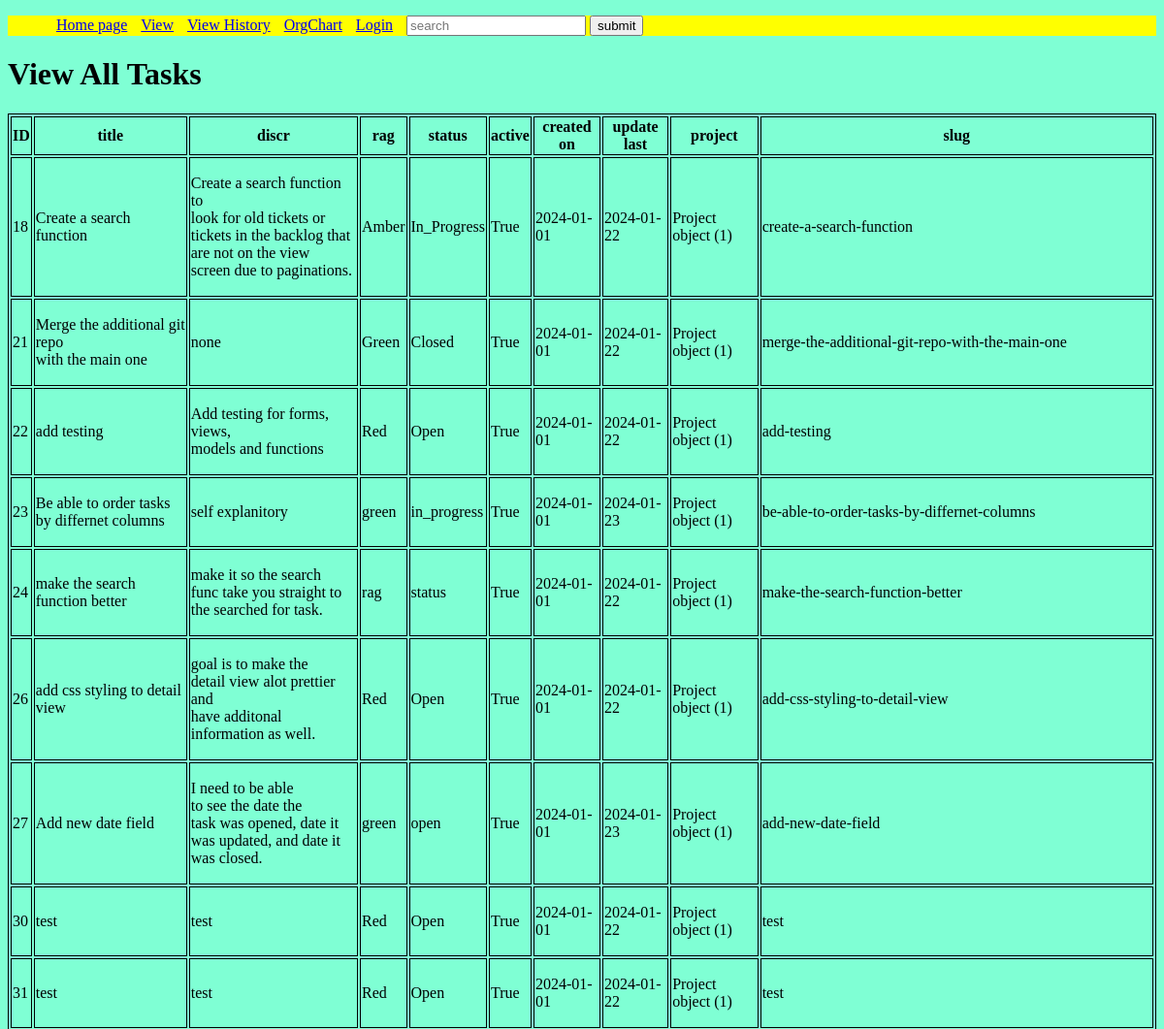
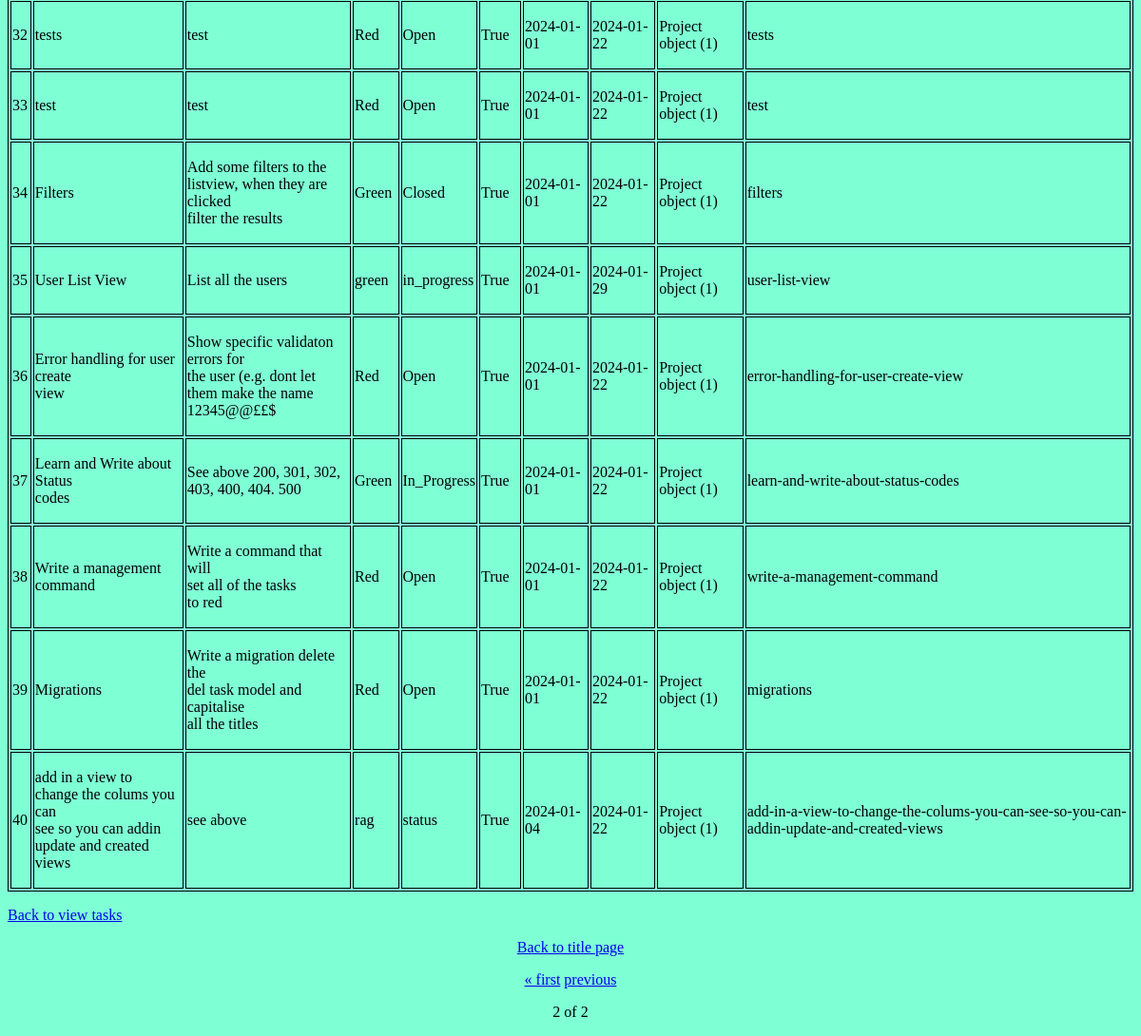
Screenshot of /view/view_history/?page=2 with the database file from the repository (2 pictures, top to bottom).
### taskmanager/models.py (models this page shows, shortened)
class Task(models.Model):
    title = models.CharField(max_length=255)
    discr = models.CharField(max_length=255)
    rag = models.CharField(max_length=255)
    status = models.CharField(max_length=255)
    active = models.BooleanField(default=True)
    created_on = models.DateField(auto_now_add=True)
    update_last = models.DateField(auto_now=True)
    project = models.ForeignKey(Project, on_delete=models.CASCADE)
    slug = models.SlugField(default="", null=False)
    class Meta:
        permissions = (("can_close_tasks", "can mark tasks as closed"),)

class Project(models.Model):
    project_name = models.CharField(max_length=100)

### taskmanager/views.py (the view)
# urls.py: path("view/view_history/", views.ViewHistory.as_view(), name="view_history"),
class ViewHistory(ContextDataMixim, generic.ListView):
    model = Task
    title = "view_history"
    template_name = "view_history.html"
    context_object_name = "model"
    paginate_by = 10
    ordering = ["id"]

### my_task_manager/custom_filters.py (called while the page is built)
@register.filter(name="add_line_breaks")
def add_line_breaks(inputted, line_break_num):
    x = str(inputted)
    words = x.split()
    result = []
    for i, word in enumerate(words, start=1):
        result.append(word)
        if i % line_break_num == 0 and i != len(words):
            result.append("\n")
    result = " ".join(result)
    return result

@register.filter(name="field_display")
def field_display(task, field_name):
    return getattr(task, field_name, "")

### taskmanager/forms.py (called while the page is built)
    def form_type(self):
        field_types = {}
        for field_name in self.base_fields.items():
            fields = self.base_fields[field_name[0]]
            field_types[field_name] = type(fields)
        return field_types

### taskmanager/views.py (called while the page is built)
    def get_context_data(self, **kwargs: Any) -> dict[str, Any]:
        context = super().get_context_data(**kwargs)
        context["title"] = self.title
        context["Tasks"] = Task.objects.all()
        context["user"] = User.objects.all()
        context["groups"] = Group.objects.all()
        context["permissions"] = Permission.objects.all()
        context["fields"] = Task._meta.get_fields()
        order_by_param = self.request.GET.get("order_by")
        if order_by_param:
            context["filter"] = Task.objects.order_by(order_by_param)
        else:
            context["filter"] = Task.objects.all()
        context["field_form_type"] = TaskForm().form_type()
        return context

### taskmanager/templates/view_history.html
{% extends 'base_layout.html' %}
{% block content %}
    <h1>View All Tasks</h1>
{% endblock %}

### taskmanager/templates/base_layout.html (shortened to what this page needs)
{% load static %}{% load mytags %}
<!DOCTYPE html>
<html>
{% block head %}
<head>
    <head>
    <link rel="stylesheet" href="{% static 'mainstatic.css' %}">
</head>
<div class="top">
    <ul>
        <li><a href="{% url 'main' %}">Home page</a></li>
        <li><a href="{% url 'view_tasks' %}">View</a></li>
        <li><a href="{% url 'view_history'%}">View History</a></li>
        <li><a href="{% url 'org' %}">OrgChart</a></li>
        {% if user.is_authenticated %}
            <li><a href="{% url 'logout' %}">Logout</a></li>
            <li><a href="">Logged in as {{user}}</a></li>
        {% else %}
            <li><a href="{% url 'login' %}">Login</a></li>
        {% endif %}
        <li>
            <form action="{% url 'view_tasks' %}" method="GET">
                <input type="text" name="lookup" value="{{lookup}}" placeholder="search">
                <input type="submit" value="submit">
            </form>
        </li>
    </ul>
</div>
{% endblock %}
{% block content %}{% endblock %}
{% block table %}
    <table class="center">
        <tr>
            {% for field in fields %}
                <th>{{ field.verbose_name }}</th>
            {% endfor %}
        </tr>
        {% for task in Tasks %}
            <tr>
                {% for field in fields %}
                    <td>{{task|field_display:field.name|add_line_breaks:5|linebreaks}}</td>
                {% endfor %}
            </tr>
        {% endfor %}
    </table>
    <p><a href="{% url 'view_tasks' %}">Back to view tasks</a></p>
{% endblock %}
{% block pagin %}
<div class='pagination-container'>
<p><a href="{% url 'main' %}">Back to title page</a></p>
    <div class="pagination">
        <span class="step-links">
            {% if page_obj.has_previous %}
                <a href="?page=1">&laquo; first</a>
                <a href="?page={{ page_obj.previous_page_number }}">previous</a>
            {% endif %}
            <span class="current">
                <p>{{page_obj.number}} of {{page_obj.paginator.num_pages}}</p>
            </span>
        </span>
    </div>
{% endblock %}
</html>

### taskmanager/static/mainstatic.css (style rules this page uses)
.top ul { background-color: yellow; }
.top ul li { display: inline-block; margin-left: 10px; list-style-type: none; }
table, th, td { border: 1px solid black; }
table.center { margin-left: auto; margin-right: auto; }
.pagination-container { text-align: center; }

### rows the page displays
Task: fields "18" "Create a search function" "Create a search function to look for old tickets or tickets in the backlog that are not on the view screen due to paginations." "Amber" "In_Progress" "True" "2024-01-01" "2024-01-22" "Project object (1)" "create-a-search-function"
Task: fields "21" "Merge the additional git repo with the main one" "none" "Green" "Closed" "True" "2024-01-01" "2024-01-22" "Project object (1)" "merge-the-additional-git-repo-with-the-main-one"
Task: fields "22" "add testing" "Add testing for forms, views, models and functions" "Red" "Open" "True" "2024-01-01" "2024-01-22" "Project object (1)" "add-testing"
Task: fields "23" "Be able to order tasks by differnet columns" "self explanitory" "green" "in_progress" "True" "2024-01-01" "2024-01-23" "Project object (1)" "be-able-to-order-tasks-by-differnet-columns"
Task: fields "24" "make the search function better" "make it so the search func take you straight to the searched for task." "rag" "status" "True" "2024-01-01" "2024-01-22" "Project object (1)" "make-the-search-function-better"
Task: fields "26" "add css styling to detail view" "goal is to make the detail view alot prettier and have additonal information as well." "Red" "Open" "True" "2024-01-01" "2024-01-22" "Project object (1)" "add-css-styling-to-detail-view"
Task: fields "27" "Add new date field" "I need to be able to see the date the task was opened, date it was updated, and date it was closed." "green" "open" "True" "2024-01-01" "2024-01-23" "Project object (1)" "add-new-date-field"
Task: fields "30" "test" "test" "Red" "Open" "True" "2024-01-01" "2024-01-22" "Project object (1)" "test"
Task: fields "31" "test" "test" "Red" "Open" "True" "2024-01-01" "2024-01-22" "Project object (1)" "test"
Task: fields "32" "tests" "test" "Red" "Open" "True" "2024-01-01" "2024-01-22" "Project object (1)" "tests"
Task: fields "33" "test" "test" "Red" "Open" "True" "2024-01-01" "2024-01-22" "Project object (1)" "test"
Task: fields "34" "Filters" "Add some filters to the listview, when they are clicked filter the results" "Green" "Closed" "True" "2024-01-01" "2024-01-22" "Project object (1)" "filters"
Task: fields "35" "User List View" "List all the users" "green" "in_progress" "True" "2024-01-01" "2024-01-29" "Project object (1)" "user-list-view"
Task: fields "36" "Error handling for user create view" "Show specific validaton errors for the user (e.g. dont let them make the name 12345@@££$" "Red" "Open" "True" "2024-01-01" "2024-01-22" "Project object (1)" "error-handling-for-user-create-view"
Task: fields "37" "Learn and Write about Status codes" "See above 200, 301, 302, 403, 400, 404. 500" "Green" "In_Progress" "True" "2024-01-01" "2024-01-22" "Project object (1)" "learn-and-write-about-status-codes"
Task: fields "38" "Write a management command" "Write a command that will set all of the tasks to red" "Red" "Open" "True" "2024-01-01" "2024-01-22" "Project object (1)" "write-a-management-command"
Task: fields "39" "Migrations" "Write a migration delete the del task model and capitalise all the titles" "Red" "Open" "True" "2024-01-01" "2024-01-22" "Project object (1)" "migrations"
Task: fields "40" "add in a view to change the colums you can see so you can addin update and created views" "see above" "rag" "status" "True" "2024-01-04" "2024-01-22" "Project object (1)" "add-in-a-view-to-change-the-colums-you-can-see-so-you-can-addin-update-and-created-views"

### other values shown
{{ field.verbose_name }} "ID" "title" "discr" "rag" "status" "active" "created on" "update last" "project" "slug"
{{ page_obj.number }} "2"
{{ page_obj.paginator.num_pages }} "2"
